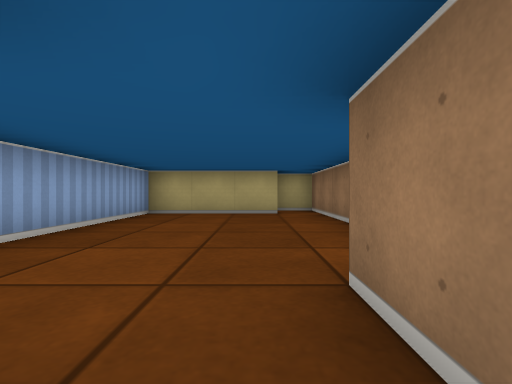
[1] (above)

21 first-person views from a walk through a cub3D level. The camera is about half as high as the walls, looks level and sees 85° across. The floor is counted in squares. Each view is taken from the middle of a square. On the plan, view 1 faces up. The plan holds only what a view shows up to about 9 squares ahead; the rest is blank.

[2]
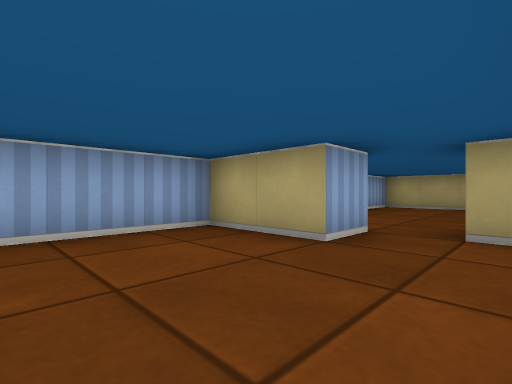

[3]
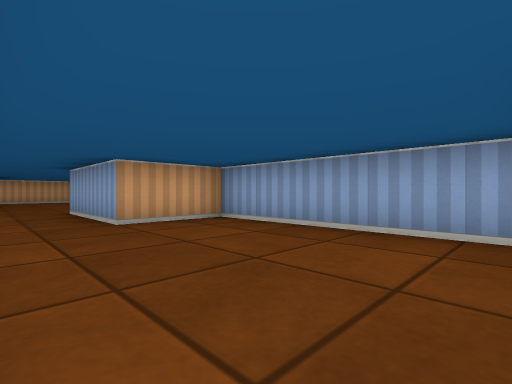

[4]
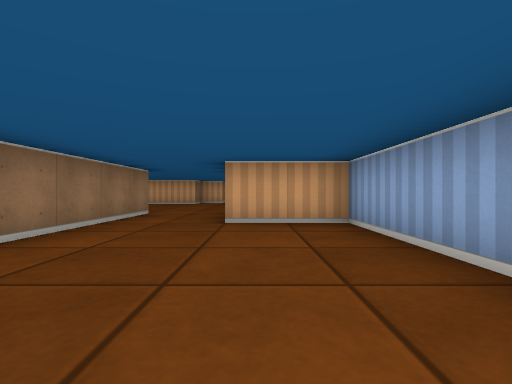

[5]
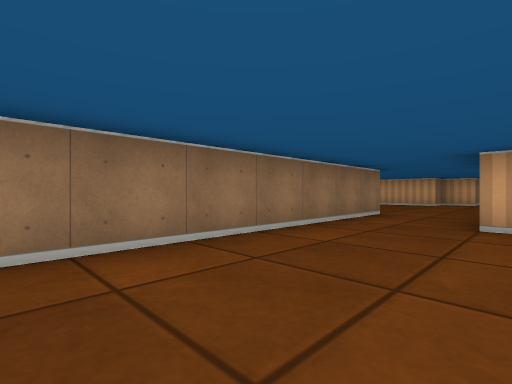

[6]
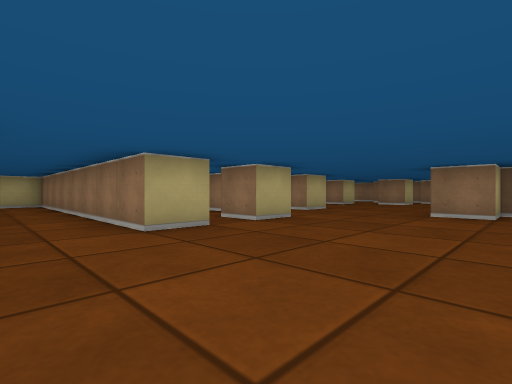

[7]
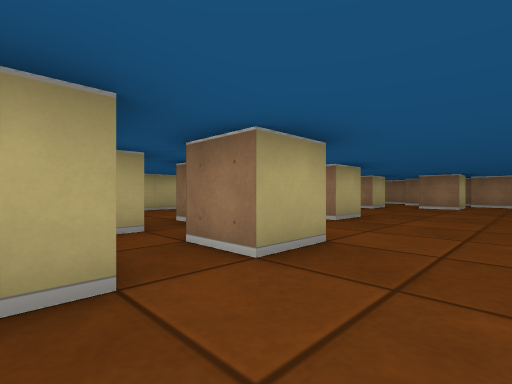

[8]
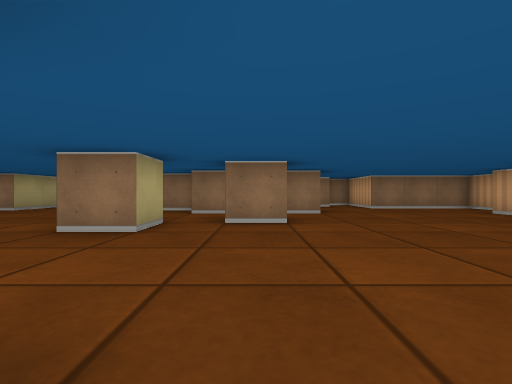

[9]
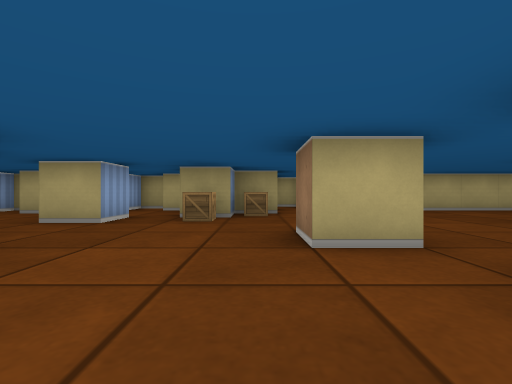

[10]
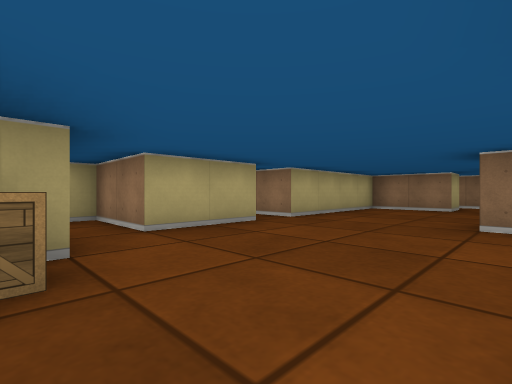

[11]
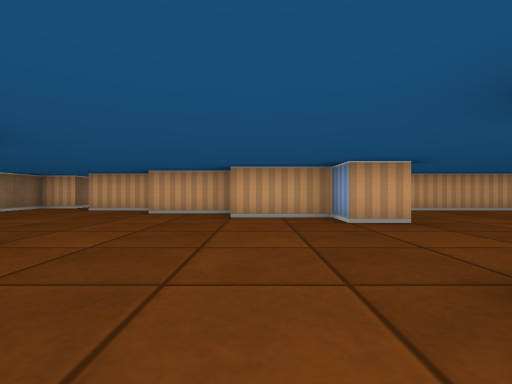

[12]
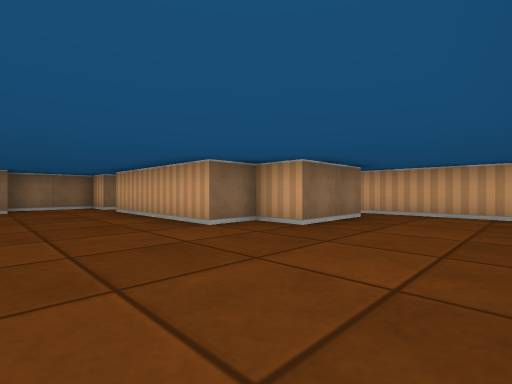

[13]
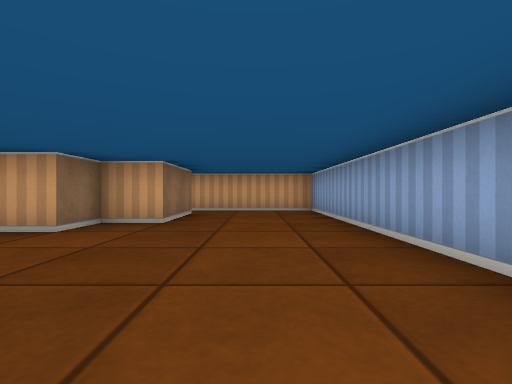

[14]
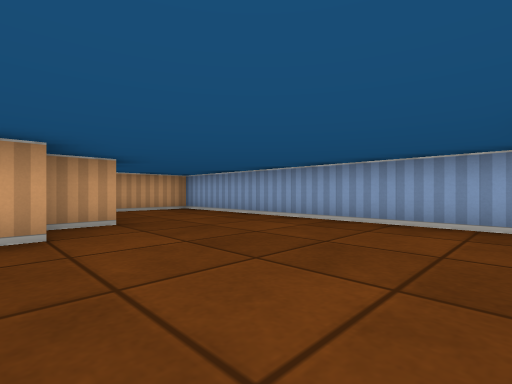

[15]
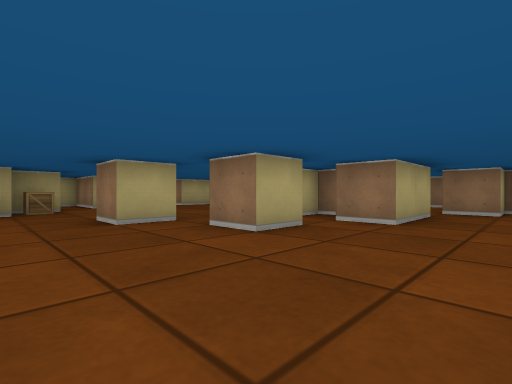

[16]
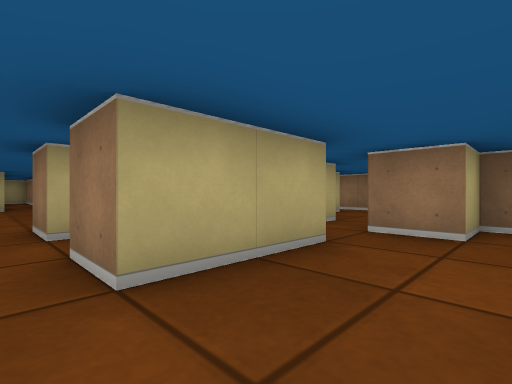

[17]
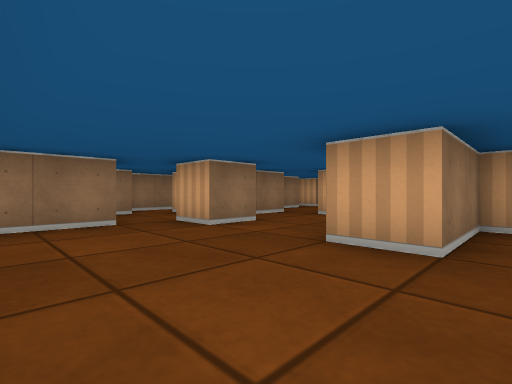

[18]
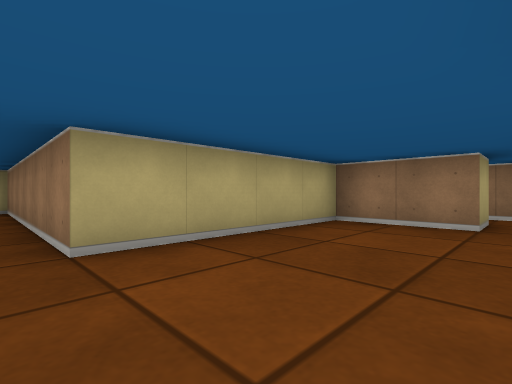

[19]
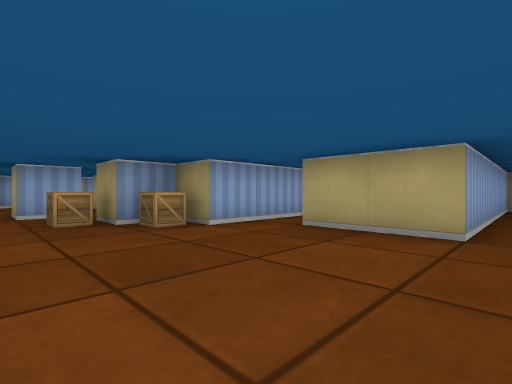

[20]
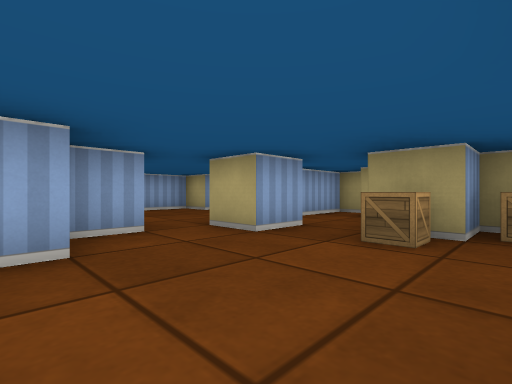

[21]
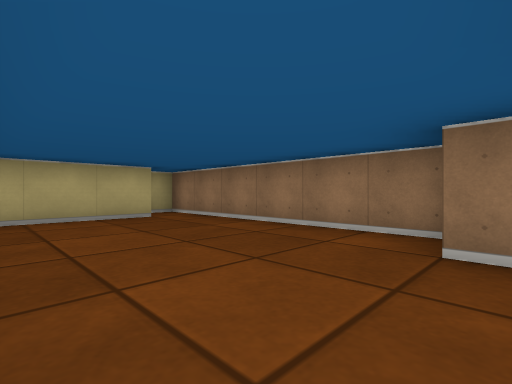

### Floor plan
Ten units are one square. View 1 is at (0, 0); x grows to the right and y downward. Boxes are objects, and circles mark ways between rooms. Rooms are numbered by the first view taken in them; rooms with no view inside come last. Other rooms are left out.
<svg viewBox="-30 -80 250 250">
<path fill="none" stroke="#000" d="M-5 -5 -5 5 -25 5 -25 55 -5 55 -5 75M12 -5 5 -5M15 75 15 -1M75 65 65 65 65 59M75 55 75 60M116 55 105 55 105 45M125 75 115 75 115 65M65 44 65 54M45 75 35 75 35 65M95 115 115 115M75 24 75 35 65 35M45 52 45 45M145 70 145 65 135 65 135 55M36 55 31 55M145 55 145 35 155 35M65 125 75 125 75 105 65 105 65 95 75 95 75 105 95 105M62 15 45 15M119 125 135 125M26 75 15 75M80 5 75 5M155 85 135 85 135 75M72 -5 65 -5 65 11M105 -10 105 15 95 15 95 25 85 25M35 5 35 15 25 15 25 35M175 95 165 95 165 85M175 45 175 35 185 35M145 140 145 135 155 135 155 105 160 105M-5 75 -5 85M185 65 185 55M195 82 195 76M205 69 205 59M196 25 185 25 185 5 145 5 145 -55 135 -55 135 5 115 5 115 -15 110 -15M-25 91 -25 165 10 165M5 155 5 135 15 135 15 125 55 125M205 35 205 22M215 51 215 39M6 -65 -25 -65 -25 -26M15 -16 15 -75 5 -75M5 -5 5 -15"/>
<rect x="85" y="25" width="10" height="10" fill="#bbb"><title>crate</title></rect>
<rect x="95" y="15" width="10" height="10" fill="#bbb"><title>crate</title></rect>
<circle cx="5" cy="65" r="3" fill="#2a7"/>
<circle cx="0" cy="0" r="3" fill="#2a7"/>
<text x="0" y="30">1</text>
<text x="90" y="70">2</text>
<text x="-10" y="-40">3</text>
</svg>
Room 1 opens to room 2. Room 1 opens to room 3.

Where each view was taken, in squares from view 1:
view 1: 0 up, 0 right, facing up
view 2: 3 down, 1 right, facing up-left
view 3: 1 down, 1 right, facing down-left
view 4: 1 down, 1 left, facing down
view 5: 1 down, 1 left, facing down-right
view 6: 11 down, 0 right, facing up-right
view 7: 9 down, 2 right, facing up-right
view 8: 7 down, 7 right, facing right
view 9: 8 down, 10 right, facing up
view 10: 4 down, 10 right, facing up-right
view 11: 5 down, 9 right, facing down
view 12: 10 down, 2 left, facing down-right
view 13: 9 down, 1 left, facing down
view 14: 9 down, 2 right, facing down-left
view 15: 10 down, 9 right, facing up-right
view 16: 10 down, 13 right, facing up-right
view 17: 1 down, 14 right, facing down-right
view 18: 3 down, 14 right, facing up-right
view 19: 4 down, 14 right, facing up-left
view 20: 6 down, 10 right, facing up-left
view 21: 1 up, 2 left, facing up-right
